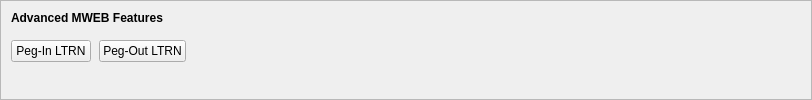
    <widget class="QFrame" name="frameMWEBFeatures">
     <property name="sizePolicy">
      <sizepolicy hsizetype="Expanding" vsizetype="Expanding">
       <horstretch>0</horstretch>
       <verstretch>0</verstretch>
      </sizepolicy>
     </property>
     <property name="maximumSize">
      <size>
       <width>16777215</width>
       <height>16777215</height>
      </size>
     </property>
     <property name="frameShape">
      <enum>QFrame::StyledPanel</enum>
     </property>
     <property name="frameShadow">
      <enum>QFrame::Sunken</enum>
     </property>
     <layout class="QVBoxLayout" name="verticalLayoutMWEBFeatures2">
      <property name="spacing">
       <number>0</number>
      </property>
      <property name="leftMargin">
       <number>0</number>
      </property>
      <property name="topMargin">
       <number>0</number>
      </property>
      <property name="rightMargin">
       <number>0</number>
      </property>
      <property name="bottomMargin">
       <number>6</number>
      </property>
      <item>
       <layout class="QVBoxLayout" name="verticalLayoutMWEBFeatures" stretch="0,0,1">
        <property name="spacing">
         <number>0</number>
        </property>
        <property name="leftMargin">
         <number>10</number>
        </property>
        <property name="topMargin">
         <number>10</number>
        </property>
        <item>
         <layout class="QHBoxLayout" name="horizontalLayoutMWEBFeatures1">
          <property name="bottomMargin">
           <number>15</number>
          </property>
          <item>
           <widget class="QLabel" name="labelMWEBFeatures">
            <property name="sizePolicy">
             <sizepolicy hsizetype="Preferred" vsizetype="Maximum">
              <horstretch>0</horstretch>
              <verstretch>0</verstretch>
             </sizepolicy>
            </property>
            <property name="font">
             <font>
              <weight>75</weight>
              <bold>true</bold>
             </font>
            </property>
            <property name="styleSheet">
             <string notr="true">font-weight:bold;</string>
            </property>
            <property name="text">
             <string>Advanced MWEB Features</string>
            </property>
           </widget>
          </item>
         </layout>
        </item>
        <item>
         <layout class="QHBoxLayout" name="horizontalLayoutMWEBFeatures2" stretch="0,0,0">
          <property name="spacing">
           <number>8</number>
          </property>
          <property name="bottomMargin">
           <number>10</number>
          </property>
          <item>
           <widget class="QPushButton" name="pushButtonMWEBPegIn">
            <property name="styleSheet">
             <string notr="true"/>
            </property>
            <property name="text">
             <string>Peg-In LTRN</string>
            </property>
            <property name="checkable">
             <bool>true</bool>
            </property>
            <property name="autoDefault">
             <bool>false</bool>
            </property>
           </widget>
          </item>
          <item>
           <widget class="QPushButton" name="pushButtonMWEBPegOut">
            <property name="styleSheet">
             <string notr="true"/>
            </property>
            <property name="text">
             <string>Peg-Out LTRN</string>
            </property>
            <property name="checkable">
             <bool>true</bool>
            </property>
            <property name="autoDefault">
             <bool>false</bool>
            </property>
           </widget>
          </item>
          <item>
           <spacer name="horizontalSpacerMWEBFeatures">
            <property name="orientation">
             <enum>Qt::Horizontal</enum>
            </property>
            <property name="sizeHint" stdset="0">
             <size>
              <width>40</width>
              <height>1</height>
             </size>
            </property>
           </spacer>
          </item>
         </layout>
        </item>
        <item>
         <spacer name="verticalSpacerMWEBFeatures">
          <property name="orientation">
           <enum>Qt::Vertical</enum>
          </property>
          <property name="sizeHint" stdset="0">
           <size>
            <width>800</width>
            <height>1</height>
           </size>
          </property>
         </spacer>
        </item>
       </layout>
      </item>
     </layout>
    </widget>
